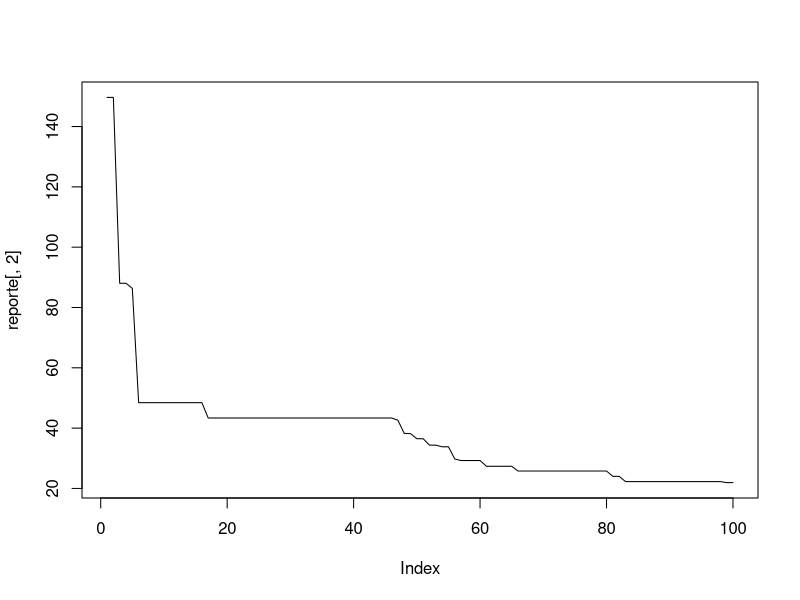

Write the R code that produced this figure.
rm(list=ls())

# Fijar que Dn = 10
# Pero permitir que pueda variar
#### Funciones necesarias para que funcione ####
# Función para generar el Beta
generar_beta <- function(a, b) {
  # Generar un aleatorio uniforme
  u <- runif(1)
  # Decidir cual caso aplicar
  if (u <= 0.5) {
    return(a + b * log(2 * u))     # Negativo
  } else {
    return(a - b * log(2 * (1 - u)))  # Positivo
  }
}

#### 1.-  GENERADOR DE POBLACIÓN ####
# Generar N cantidad de posibles soluciones
# n es la cantidad de sujetos que componen a la población
# Generador de sujetos SIN problemas de repetir casillas
sol1 = function(Dn = 10,problema){
  # Crear un vector de tamaño Dn
  ## Para el problema 1
  if(problema == 1){
    # Con uniforme  entre [-10, 10]
    sol = runif(Dn,min = -10,max =  10)
    # Devolver la solución
    return(sol)
    ## Para el problema 2
  }else{
    # Con uniforme  entre [-5.12, 5.12]
    sol = runif(Dn,min = -5.12,max =  5.12)
    # Devolver la solución
    return(sol)
  }
}
# Generador de la población #
pob = function(n,problema, Dn = 10){
  pob1 = matrix(0, nrow = n, ncol = Dn)
  for(i in 1:n){
    pob1[i,] = sol1(Dn, problema)
  }
  # Reportar la población generada #
  return(pob1)
}

#### 2.- Funciónes de aptitud 1 y 2 ####
#problema: selector entre problema 1 o 2
# Si es problema 1, el valor varia en [-10,10]
# Si es problema 2, el valor varia en [-5.12,5.12]
fx = function(X,problema){
  # Caso para el problema 1
  if(problema==1){
    # Cada valor al cuadrado se eleva y se suma.
    res = sum(X^2)
    return(res)
  }else{
    # PARTE CONSTANTE
    D = length(X)
    dc = 10*D
    # Parte de la suma de cosenos
    pc = sum(X^2 - 10*cos(2*pi*X))
    # Resultado
    res = dc + pc
    return(res)
  }
}

### 3.- Selector de padres por torneo binario determinista ####
# Aptitudes = Vector que contiene las aptitudes de los individuos
# indices = Vector que indica a que sujeto corresponde cada aptitud
padreselect = function(pobsize,aptitud){
  # seleccionar pobsize padres
  # Vector para guardar a los seleccionados
  ganadores = c()
  # Aplicarlo para seleccionar a los nuevos individuos #
  for(i in 1:pobsize){
    # Seleccionar 2 padres aleatorios
    peleadores = sample(1:pobsize,2)
    # Seleccionar al que minimiza más la aptitud
    # Compara a ambos peleadores, selecciona la posición del que minimiza la función
    # y devuelve dicha posición de entre las 2.
    ganadores[i] = peleadores[which.min(aptitud[peleadores])]  
  }
  # Devolver el vector de ganadores
  return(ganadores)
}

### 4.- Aplica el operador de cruza ####
# ganadores = Padres seleccionados en el paso 3
# pb = poblacion
# PC = Porcentaje de cruza
cruza = function(ganadores, poblacion,PC,b,problema){
  # Calcular la dimensión de las soluciones
  np = ncol(poblacion)
  # Calcular la cantidad de ganadores #
  Di = length(ganadores)
  # Obtener la cantidad de parejas individuos
  ndp =  Di/2
  # Escoger aleatorios los padres
  selectos = sample(1:Di,Di)
  P1 = selectos[1:(Di/2)]
  P2 = selectos[(Di/2+1):Di]
  parejas = cbind(P1, P2)
  # Determinar quiénes se cruzan con volados
  Reproduce = rbinom(nrow(parejas), 1, PC)
  parejas = cbind(parejas, Reproduce)
  # Generar 2 hijos por pareja
  hijos = matrix(0,nrow = Di, ncol = np)
  # Aplicar el ciclo para generar hijos #
  for (i in 1:(nrow(parejas))) {
    # Preparar a los padres por iteración #
    padre1 = poblacion[parejas[i, 1], ]
    padre2 = poblacion[parejas[i, 2], ]
    # Caso donde no se cruzan #
    if (parejas[i, 3] == 0) {
      # Si no se cruzan, cada padre se clona en un hijo
      hijos[(2 * i - 1),] = padre1
      hijos[(2 * i),] = padre2
    } else {
      ### Se genera un nuevo numero por cada dimensión ##
      #b = 0.15
      for(j in 1:np){
        # Generar un valor del laplaciano para cada hijo
        # con alfa = 0 y b fijo
        betas = generar_beta(0, b)
        # Calcular la diferencia
        dife = abs(padre1[j] - padre2[j])
        # Generar a los hijos 
        hijos[(2*i - 1),j] = padre1[j] + betas*dife
        hijos[(2*i),j] = padre2[j] + betas*dife
      }
    }
  }
  ### Reparador de hijos ###
  ## Caso para el problema 1
  if(problema==1){
    ## Verificar que los hijos no se salgan de los rangos ##
    # Para los que se pasan del +10, fiarlos en 10
    hijos[hijos>10] = 10 
    # Para los que se pasan del -10, fiarlos en -10
    hijos[hijos<(-10)] = -10
  }else{
    # Caso para el problema 2
    ## Verificar que los hijos no se salgan de los rangos ##
    # Para los que se pasan del +5.12, fiarlos en 5.12
    hijos[hijos>5.12] = 5.12
    # Para los que se pasan del -5.12, fiarlos en -5.12
    hijos[hijos<(-5.12)] = -5.12
  }
  # Devolver a los hijos
  return(hijos)
}

### 5.- Operador de mutacion ###
mutacion = function(hijos, PM,problema){
  ## Caso para el problema 1
  if(problema==1){
    ## Verificar que los hijos no se salgan de los rangos ##
    # Para los que se pasan del -10, fiarlos en -10
    # Para los que se pasan del +10, fiarlos en 10
    limites = c(-10,10)
  }else{
    # Caso para el problema 2
    ## Verificar que los hijos no se salgan de los rangos ##
    # Para los que se pasan del +5.12, fiarlos en 5.12
    # Para los que se pasan del -5.12, fiarlos en -5.12
    limites = c(-5.12,5.12)
  }
  
  # Establecer el número de dimensiones del vector
  nh = ncol(hijos)
  # Para el hijo i-esimo
  for(i in 1:nrow(hijos)){
    # Lanzar los volados con PM de mutación por atributo
    muta = rbinom(nh, 1, PM)
    # Generar un vector de valores uniformes
    vu = runif(sum(muta),min = limites[1] , max = limites[2] )
    # Aplicar la mutación sobre los vectores
    hijos[i,muta==1] = vu
  }
  # Devolver a los hijos mutados
  return(hijos)
}



#### Función principal ####
#### Parámetros de inicio ####
problema = 1 # Problema a resolver (1 o 2)
pobsize = 100 # Tamaño de la población inicial
PC = 0.8 # Porcentaje de cruza
PM = 0.2 # Porcentaje de mutación
b = 0.01 # Parametro para el laplaciano
LIM = 10000 # Criterio de paro: Evaluaciones 10,000 o solución encontrada
# Parametro adicional #
# Dn

optimizar = function(problema,pobsize,PC,PM,b,Dn = 10){
  # Contadores del proceso #
  contadoreval = 0
  ngen = 0
  mejorsol = c()
  reporte = matrix(0,nrow = 1,ncol = 3)[-1,]
  ### 1.- Inicializar la población y evaluar sus aptitudes solo una vez ####
  poblacion = pob(pobsize,problema)
  aptitudes = apply(poblacion,1,fx,problema)
  contadoreval = contadoreval + pobsize  # Se evaluaron pobsize sujetos
  mejorsol[ngen + 1] = min(aptitudes)
  # Agregar al reporte la solución inicial #
  reporte = rbind(reporte,c(ngen,mejorsol[ngen + 1],contadoreval))
  ### Aquí inicia el ciclo while ###
  # Caso 1: La mejor solución esta en la población inicial
  if (mejorsol[1] == 0) {
    # Mostrar progreso
    print("Terminó al inicio con la solución óptima:")
  } else {
    # Bucle para iterar el genetico
    while (min(aptitudes) > 1 & contadoreval < LIM){
      # Aplicar el elitismo de forma discreta
      elite =  c(min(aptitudes),poblacion[which.min(aptitudes),])
      ### 2.- Seleccionar a los padres ####
      ganadores = padreselect(pobsize,aptitudes)
      ### 3.- Operador de CRUZA
      hijos = cruza(ganadores, poblacion,PC,b,problema)
      ### 4.- Operador de mutación
      hijosm = mutacion(hijos, PM,problema)
      ## 5.- Generar a la nueva población ##
      poblacion = hijosm
      # 6.- Evaluar SOLO los hijos
      aptitudes = apply(poblacion,1,fx,problema)
      contadoreval = contadoreval + length(aptitudes)  
      # Agregar la mejor solución de la población y eliminar a la peor
      mj = which.max(aptitudes)
      poblacion[mj,] = elite[-1]
      aptitudes[mj] = elite[1]
      # Actualizar generación# Actualizar y reportar #
      ngen = ngen + 1
      mejorsol[ngen + 1] = min(aptitudes)
      # Mostrar progreso
      mejor_individuo = poblacion[which.min(aptitudes),]
      reporte = rbind(reporte, c(ngen, mejorsol[ngen + 1], contadoreval))
    }
  }
  # Reportar los resultados
  return(reporte)
}

reporte = optimizar(problema,pobsize,PC,PM,b ,Dn = 10)
plot(reporte[,2],type = "l")
min(reporte[,2])



